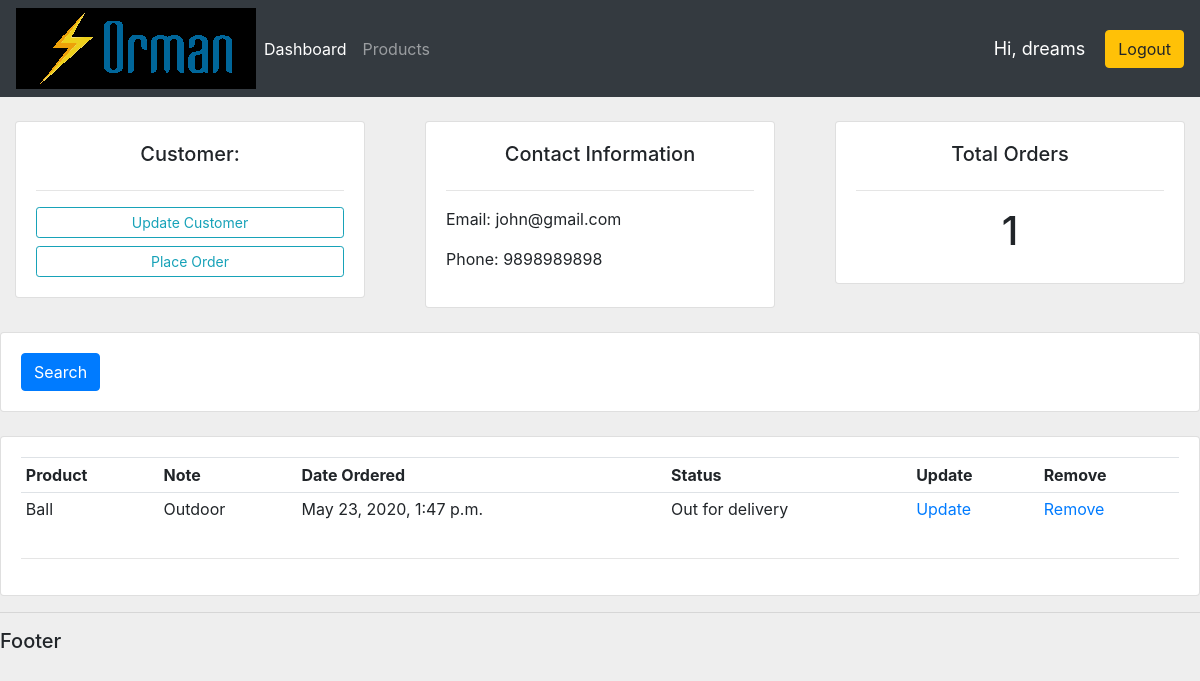
The page /customer/2/ (signed in) on the database its author committed.
### accounts/models.py (models this page shows, shortened)
class Customer(models.Model):
    name = models.CharField(max_length=20, null=True)
    phone = models.CharField(max_length=20, null=True)
    email = models.CharField(max_length=20, null=True)
    date_created = models.DateTimeField(auto_now_add=True, null=True)

class Order(models.Model):
    STATUS = (
        ('Pending', 'Pending'),
        ('Out for delivery', 'Out for delivery'),
        ('Delivered', 'Delivered'),
    )
    customer = models.ForeignKey(Customer, null=True, on_delete=models.SET_NULL)
    product =  models.ForeignKey(Product, null=True, on_delete=models.SET_NULL)
    date_created = models.DateTimeField(auto_now_add=True, null=True)
    status = models.CharField(max_length=200, null=True, choices=STATUS)

class Product(models.Model):
    CATEGORY = (
        ('Indoor', 'Indoor'),
        ('Outdoor', 'Outdoor'),
    )
    name = models.CharField(max_length=20, null=True)
    price = models.FloatField(null=True)
    category = models.CharField(max_length=20, null=True, choices=CATEGORY)
    description = models.CharField(max_length=200, null=True)
    date_created = models.DateTimeField(auto_now_add=True, null=True)
    def __str__(self):
        return self.name

### accounts/views.py (the view)
# urls.py: path('customer/<str:pk>/', views.customer, name='customer'),
@login_required(login_url='login')
def customer(request,pk):
    customer = Customer.objects.get(id=pk)
    orders = customer.order_set.all()
    total_orders = orders.count()
    context = {'customer' : customer, 'orders' : orders, 'total_orders' : total_orders}
    return render(request, 'accounts/customer.html', context)

### accounts/templates/accounts/customer.html
{% extends 'accounts/main.html' %}
{% block content %}
<br>
<div class="row">
    <div class="col">
        <div class="col-md">
            <div class="card card-body">
                <h5 style="text-align: center;">Customer:</h5>
                <hr>
                <a href="" class="btn btn-outline-info btn-sm btn-block">Update Customer</a>
                <a href="{% url 'create_order' customer.id %}" class="btn btn-outline-info btn-sm btn-block">Place Order</a>
            </div>
        </div>
    </div>
    <div class="col">
        <div class="col-md">
            <div class="card card-body">
                <h5 style="text-align: center;">Contact Information</h5>
                <hr>
                <p>Email: {{customer.email}}</p>
                <p>Phone: {{customer.phone}}</p>
            </div>
        </div>
    </div>
    <div class="col">
        <div class="col-md">
            <div class="card card-body">
                <h5 style="text-align: center;">Total Orders</h5>
                <hr>
                <h1 style="text-align: center;">{{total_orders}}</h1>
            </div>
        </div>
    </div>
</div>
<br>
<div class="row">
    <div class="col">
        <div class="card card-body">
            <form method="GET">
                <button class="btn btn-primary" type="submit">Search</button>
            </form>
        </div>
    </div>
</div>
<br>
<div class="row">
    <div class="col-md">
        <div class="card card-body">
            <table class="table table-sm">
                <tr>
                    <th>Product</th>
                    <th>Note</th>
                    <th>Date Ordered</th>
                    <th>Status</th>
                    <th>Update</th>
                    <th>Remove</th>
                </tr>
                {% for order in orders %}
                <tr>
                    <td>{{order.product}}</td>
                    <td>{{order.product.category}}</td>
                    <td>{{order.date_created}}</td>
                    <td>{{order.status}}</td>
                    <td><a href="">Update</a></td>
                    <td><a href="">Remove</a></td>
                </tr>
                {% endfor %}
            </table>
            <hr>
        </div>
    </div>
</div>
{% endblock %}

### accounts/templates/accounts/navbar.html (shortened to what this page needs)
{% load static %}
<nav class="navbar navbar-expand-lg navbar-dark bg-dark">
    <img src="{% static 'images/logo.png' %}">
    <div class="collapse navbar-collapse" id="navbarNav">
      <ul class="navbar-nav">
        <li class="nav-item active">
          <a class="nav-link" href="{% url 'Dashboard' %}">Dashboard</a>
        </li>
        <li class="nav-item">
          <a class="nav-link" href="{% url 'Products' %}">Products</a>
        </li>
      </ul>
    </div>
  <span style="color: #ffffff; margin-right: 20px; font-size: 18px;">Hi, {{request.user}}</span>
  <span><a class="btn btn-warning btn-small btn-block" href="{% url 'logout' %}">Logout</a></span>
  </nav>

### static/css/main.css (style rules this page uses)
body { background-color: #eeeeee; }

### rows shown on the page
Customer: email "john@gmail.com", phone "9898989898"
Order: product "Ball", product.category "Outdoor", date_created "May 23, 2020, 1:47 p.m.", status "Out for delivery"

### other values the page prints
{{ request.user }} "dreams"
{{ total_orders }} "1"
